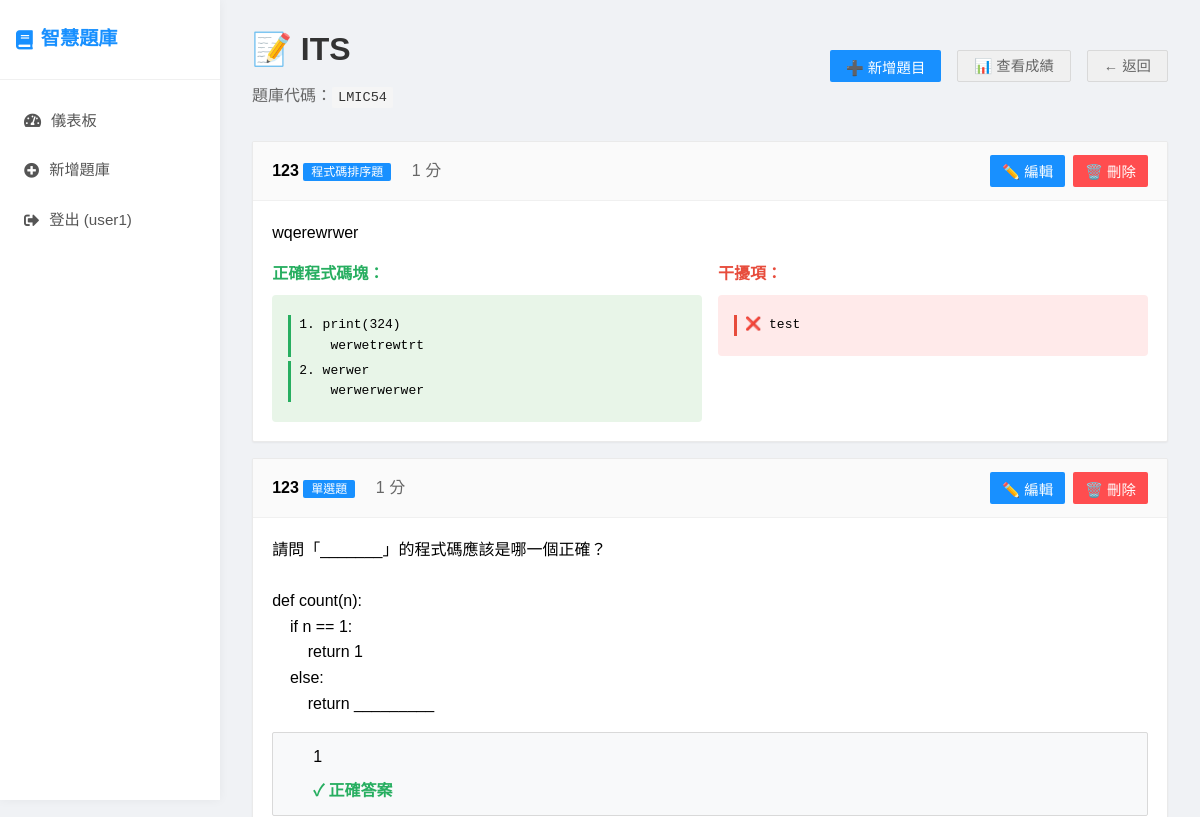
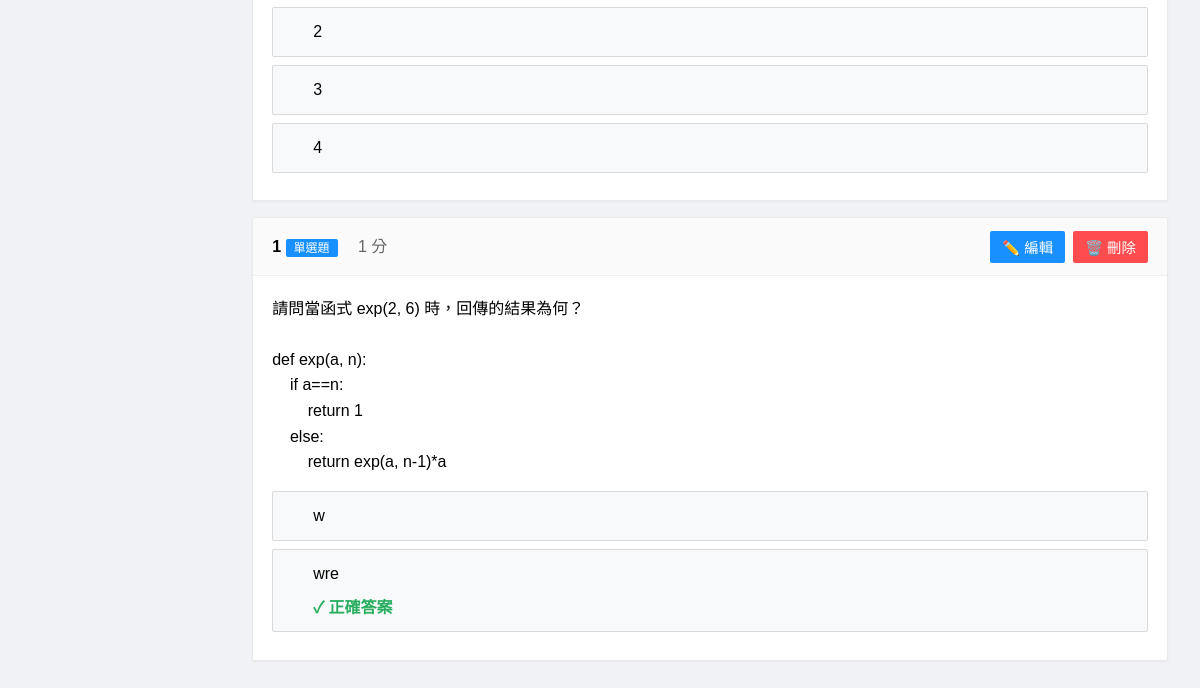
/quiz-bank/1 (signed in), run on an earlier commit of the app's database (2 pictures, top to bottom).
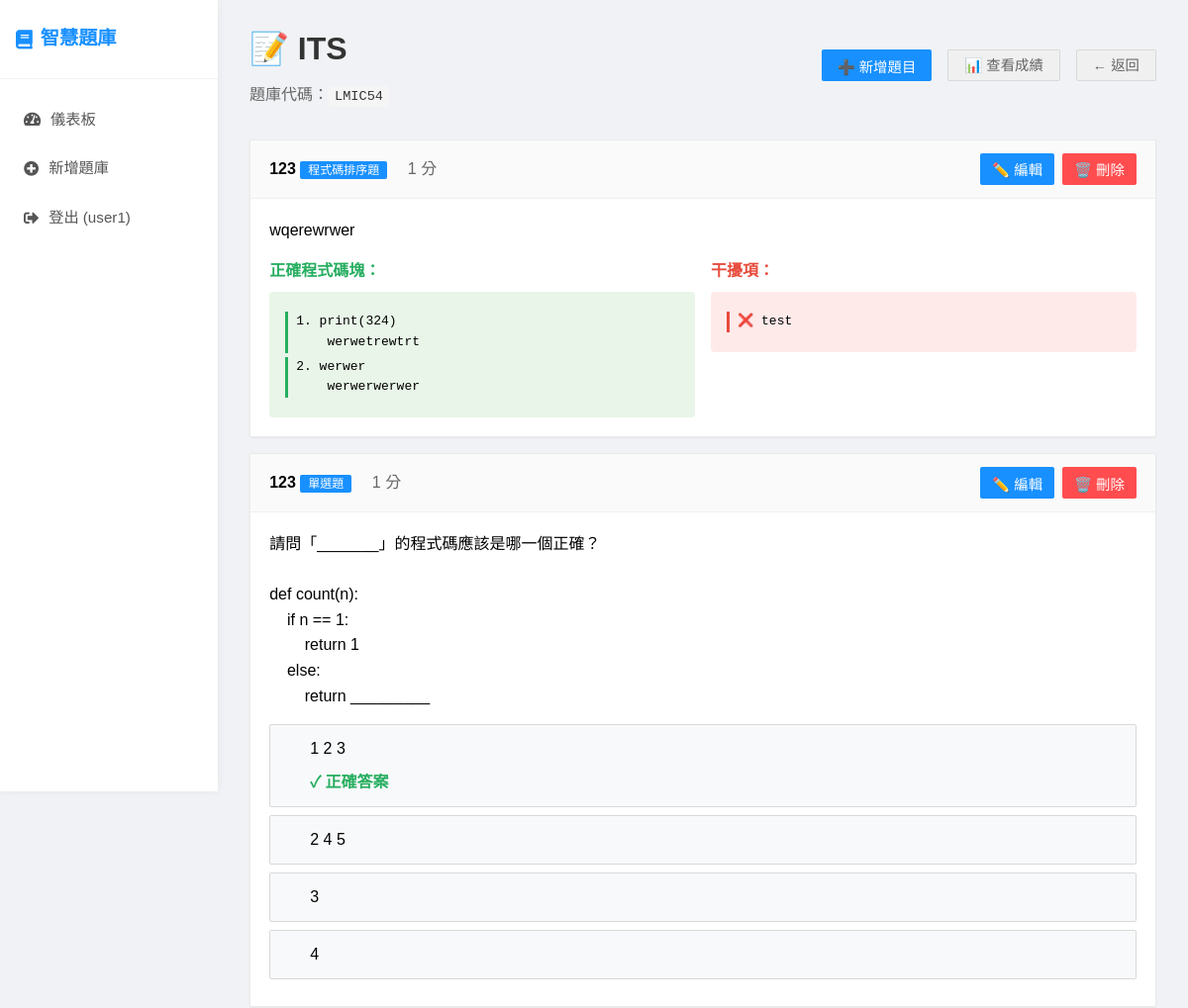
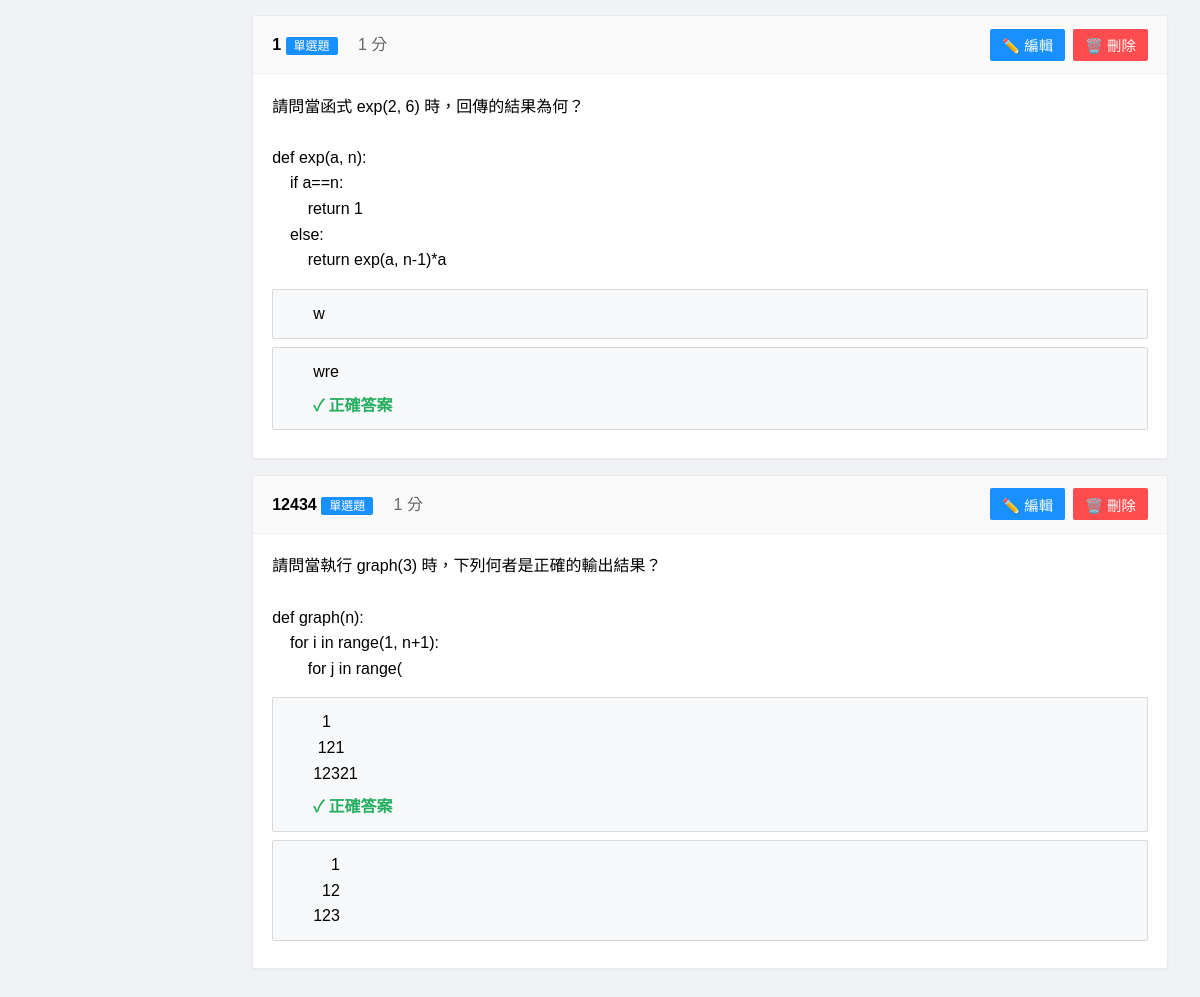
And on a later commit of the database (2 pictures, top to bottom).
### app.py (models this page shows)
class Question(db.Model):
    id = db.Column(db.Integer, primary_key=True)
    title = db.Column(db.String(200), nullable=False)
    question_text = db.Column(db.Text, nullable=False)
    question_type = db.Column(db.String(50), nullable=False)  # single_choice, multiple_choice, fill_blank, dropdown, parsons
    question_data = db.Column(db.Text)  # JSON格式儲存選項、正確答案等
    points = db.Column(db.Integer, default=1)
    order_index = db.Column(db.Integer, default=0)
    quiz_bank_id = db.Column(db.Integer, db.ForeignKey('quiz_bank.id'), nullable=False)
    created_at = db.Column(db.DateTime, default=datetime.utcnow)

### app.py (the view)
@app.route('/quiz-bank/<int:quiz_bank_id>')
@login_required
def manage_quiz_bank(quiz_bank_id):
    quiz_bank = QuizBank.query.get_or_404(quiz_bank_id)
    if quiz_bank.teacher_id != current_user.id:
        return redirect(url_for('teacher_dashboard'))
    questions = Question.query.filter_by(quiz_bank_id=quiz_bank_id).order_by(Question.order_index).all()
    return render_template('manage_quiz_bank.html', quiz_bank=quiz_bank, questions=questions)

### app.py (called while the page is built)
@app.template_filter('from_json')
def from_json_filter(value):
    try:
        return json.loads(value) if value else {}
    except:
        return {}

@app.template_global()
def get_question_type_name(question_type):
    type_names = {
        'single_choice': '單選題',
        'multiple_choice': '多選題',
        'fill_blank': '填空題',
        'dropdown': '下拉選單',
        'dropdown_fillblank': '下拉選單填空題',
        'parsons': '程式碼排序題'
    }
    return type_names.get(question_type, question_type)

@login_manager.user_loader
def load_user(user_id):
    return User.query.get(int(user_id))

### templates/manage_quiz_bank.html (shortened to what the changed rows need)
{% extends "base.html" %}
{% block content %}
<div>
    <div style="display: flex; justify-content: space-between; align-items: center; margin-bottom: 2rem;">
        <div>
            <h1 style="color: #333; margin-bottom: 0.5rem;">📝 {{ quiz_bank.title }}</h1>
        </div>
    </div>
    <div id="questions-container">
        {% if questions %}
            {% for question in questions %}
            <div class="question-item" data-question-id="{{ question.id }}">
                <div class="question-header">
                    <div>
                        <strong>{{ question.title }}</strong>
                        <span class="question-type-badge">{{ get_question_type_name(question.question_type) }}</span>
                        <span style="color: #666; margin-left: 1rem;">{{ question.points }} 分</span>
                    </div>
                    <div style="display: flex; gap: 0.5rem;">
                        <button onclick="editQuestion({{ question.id }})" class="btn" style="padding: 6px 12px;">✏️ 編輯</button>
                        <button onclick="deleteQuestion({{ question.id }})" class="btn btn-danger" style="padding: 6px 12px;">🗑️ 刪除</button>
                    </div>
                </div>
                <div class="question-content">
                    <p style="white-space: pre-wrap;">{{ question.question_text | trim }}</p>
                    {% if question.question_data %}
                        {% set data = question.question_data | from_json %}
                        {% if question.question_type in ['single_choice', 'multiple_choice'] %}
                            <div style="margin-top: 1rem;">
                                {% for option in data.options %}
                                <div class="option" style="background: #f8f9fa;">
                                    <div class="option-text">{{ option }}</div>
                                    {% if (question.question_type == 'single_choice' and option == data.correct_answer) or
                                           (question.question_type == 'multiple_choice' and option in data.correct_answers) %}
                                    <div class="option-correct">✓ 正確答案</div>
                                    {% endif %}
                                </div>
                                {% endfor %}
                            </div>
                        {% elif question.question_type == 'fill_blank' %}
                            <div style="margin-top: 1rem; color: #27ae60;">
                                <strong>正確答案：</strong> {{ data.correct_answer }}
                            </div>
                        {% elif question.question_type == 'dropdown' %}
                            <div style="margin-top: 1rem;">
                                <strong>選項：</strong> {{ data.options | join(', ') }}<br>
                                <strong style="color: #27ae60;">正確答案：</strong> {{ data.correct_answer }}
                            </div>
                        {% elif question.question_type == 'parsons' %}
                            <div style="margin-top: 1rem;">
                                <div style="display: flex; gap: 1rem;">
                                    <div style="flex: 1;">
                                        <strong style="color: #27ae60;">正確程式碼塊：</strong>
                                        <div style="font-family: monospace; background: #e8f5e8; padding: 1rem; border-radius: 4px; margin-top: 0.5rem;">
                                            {% for block in data.correct_blocks %}
                                            <div style="border-left: 3px solid #27ae60; padding-left: 0.5rem; margin: 0.25rem 0; white-space: pre-wrap; font-family: monospace;">{{ loop.index }}. {{ block }}</div>
                                            {% endfor %}
                                        </div>
                                    </div>
                                    {% if data.distractor_blocks %}
                                    <div style="flex: 1;">
                                        <strong style="color: #e74c3c;">干擾項：</strong>
                                        <div style="font-family: monospace; background: #ffeaea; padding: 1rem; border-radius: 4px; margin-top: 0.5rem;">
                                            {% for block in data.distractor_blocks %}
                                            <div style="border-left: 3px solid #e74c3c; padding-left: 0.5rem; margin: 0.25rem 0; white-space: pre-wrap; font-family: monospace;">❌ {{ block }}</div>
                                            {% endfor %}
                                        </div>
                                    </div>
                                    {% endif %}
                                </div>
                            </div>
                        {% endif %}
                    {% endif %}
                </div>
            </div>
            {% endfor %}
        {% else %}
            <div style="text-align: center; padding: 3rem; background: #f8f9fa; border-radius: 10px;">
                <h3 style="color: #666; margin-bottom: 1rem;">📝 還沒有題目</h3>
                <p style="color: #888; margin-bottom: 2rem;">開始建立您的第一個題目吧！</p>
                <button onclick="showAddQuestionModal()" class="btn">➕ 新增題目</button>
            </div>
        {% endif %}
    </div>
</div>
{% endblock %}

What changed in the data, as far as the page shows it:
added Question: title "12434", question_type "單選題", points "1", question_text "請問當執行 graph(3) 時，下列何者是正確的輸出結果？ def graph(n): for i in range(1, n+1): for j in range(", options "1 121 12321" "1 12 123"
Also different on the page:
new list line: "1 2 3 ✓ 正確答案"
new list line: "2 4 5"
list line gone: "1 ✓ 正確答案"
list line gone: "2"
